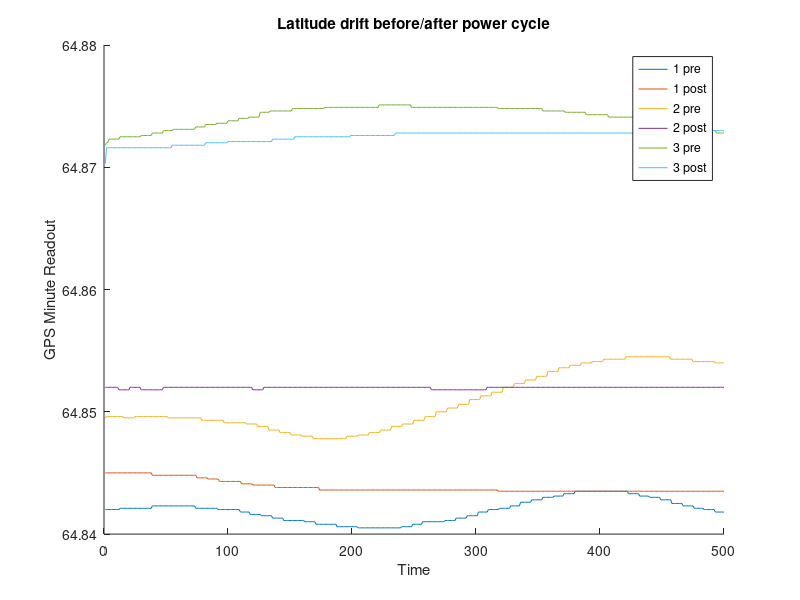
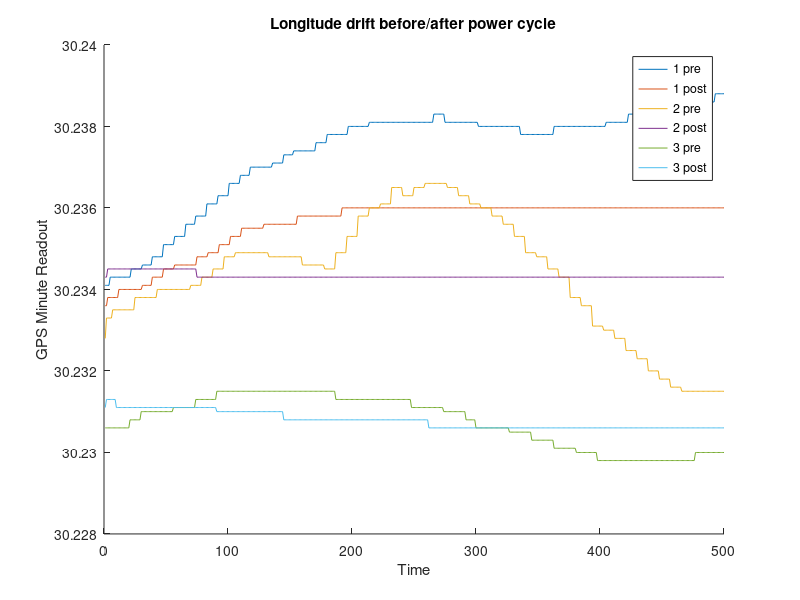

The MATLAB script that drew these images, in order:
%% GPS Analysis
% by Will Wu
clear, clc, close all;


%% import all data

% labels
longitude = 1;
latitude = 2;

% GPS data sets, stationary
point1_pre_powercycle = load('org_pre.mat');
point1_pre_powercycle = point1_pre_powercycle.GPS_readings;
point1_post_powercycle = load('org_post.mat');
point1_post_powercycle = point1_post_powercycle.GPS_readings;
point2_pre_powercycle = load('mid_pre.mat');
point2_pre_powercycle = point2_pre_powercycle.GPS_readings;
point2_post_powercycle = load('mid_post.mat');
point2_post_powercycle = point2_post_powercycle.GPS_readings;
point3_pre_powercycle = load('final_pre.mat');
point3_pre_powercycle = point3_pre_powercycle.GPS_readings;
point3_post_powercycle = load('final_post.mat');
point3_post_powercycle = point3_post_powercycle.GPS_readings;

%% Plotting

% latitude drift plot
figure, hold on;
plot (point1_pre_powercycle(2,:))
plot (point1_post_powercycle(2,:))
plot (point2_pre_powercycle(2,:))
plot (point2_post_powercycle(2,:))
plot (point3_pre_powercycle(2,:))
plot (point3_post_powercycle(2,:))
xlabel('Time'), ylabel('GPS Minute Readout');
title('Latitude drift before/after power cycle')

legend('1 pre','1 post','2 pre', '2 post','3 pre', '3 post')

% longitude drift plot
figure, hold on;
plot (point1_pre_powercycle(1,:))
plot (point1_post_powercycle(1,:))
plot (point2_pre_powercycle(1,:))
plot (point2_post_powercycle(1,:))
plot (point3_pre_powercycle(1,:))
plot (point3_post_powercycle(1,:))
xlabel('Time'), ylabel('GPS Minute Readout');
title('Longitude drift before/after power cycle')

legend('1 pre','1 post','2 pre', '2 post','3 pre', '3 post')